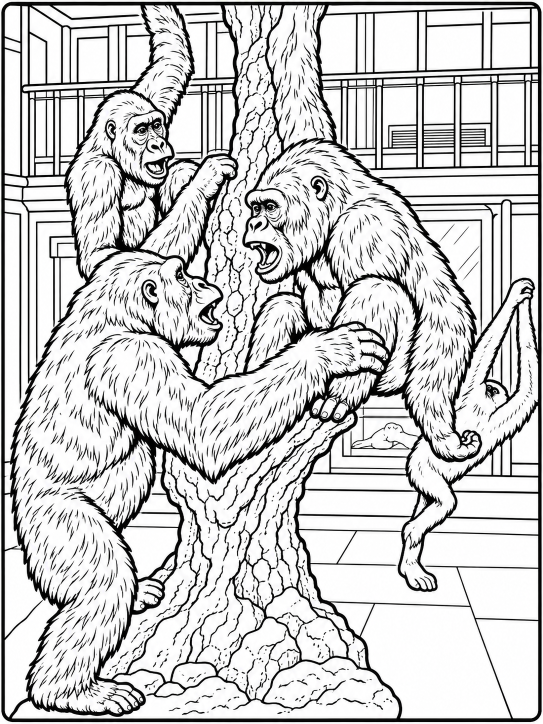
#> input picture sources/original-sheets/sheet-03-gorilles-0001.png, 1086 x 1448 px (shown at 1/2 size)
$ python controle.py ../../original-sheets/sheet-03-gorilles-0001.png ../../original-sheets/sheet-cochon-moine-soigneur-0001.png ../../original-sheets/sheet-cochon-moine-soigneur-0001.png 1.0
#> lines starting #> are read from the running program, lines starting #| are printed output that depends on the picture
#!/usr/bin/env python3
"""Planche de contrôle : planche détourée aplatie sur damier gris, boîtes de la table en magenta, index en blanc.
Usage : controle.py <planche-detouree.png> <decoupe.json> <sortie.png> [echelle=1.0]"""
import json, sys
from PIL import Image, ImageDraw
P, D, O = sys.argv[1:4]; e = float(sys.argv[4]) if len(sys.argv) > 4 else 1.0
im = Image.open(P).convert("RGBA"); W, H = im.size
#> after `W, H = im.size`: W = 1086; H = 1448
fond = Image.new("RGBA", im.size, (90, 120, 90, 255))
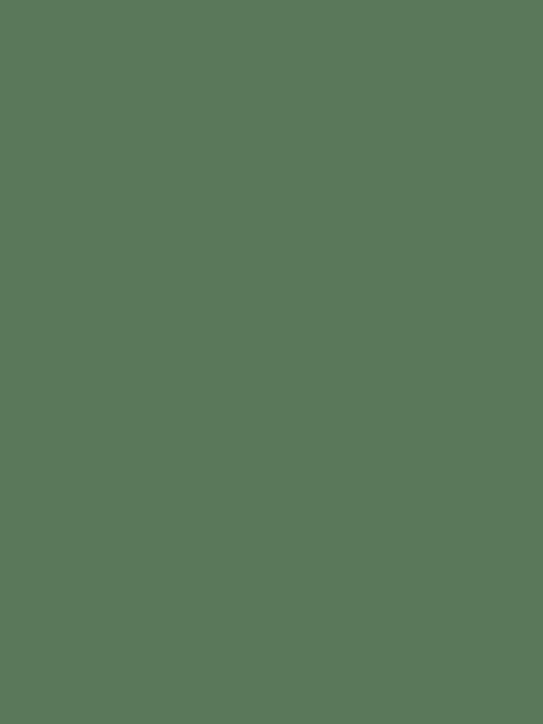
#> fond: PIL image 1086x1448 RGBA (shown at 1/2 size); mean R, G, B, A 90, 120, 90, 255
d0 = ImageDraw.Draw(fond)
for y in range(0, H, 16):
    for x in range(0, W, 16):
        if (x // 16 + y // 16) % 2: d0.rectangle([x, y, x + 15, y + 15], fill=(110, 140, 110, 255))
fond.alpha_composite(im); dr = ImageDraw.Draw(fond)
#> (the run stopped early here; a loop or call above may not have finished)
